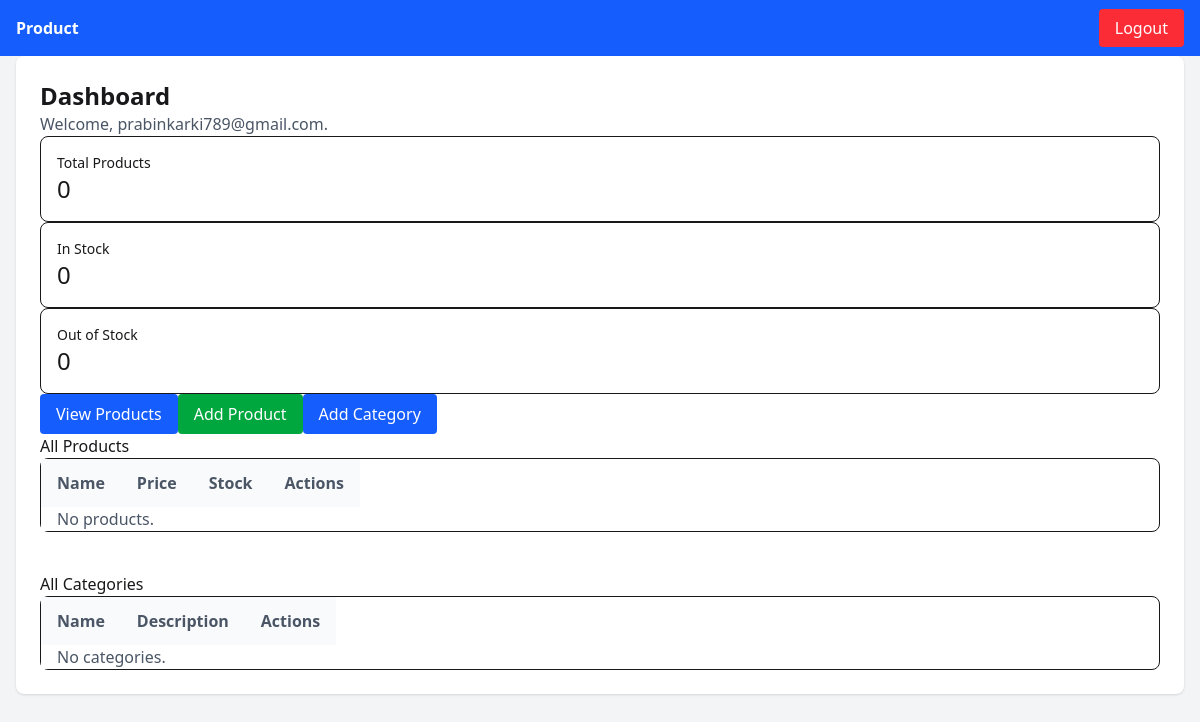
The app's page /dashboard/ (signed in), older data.
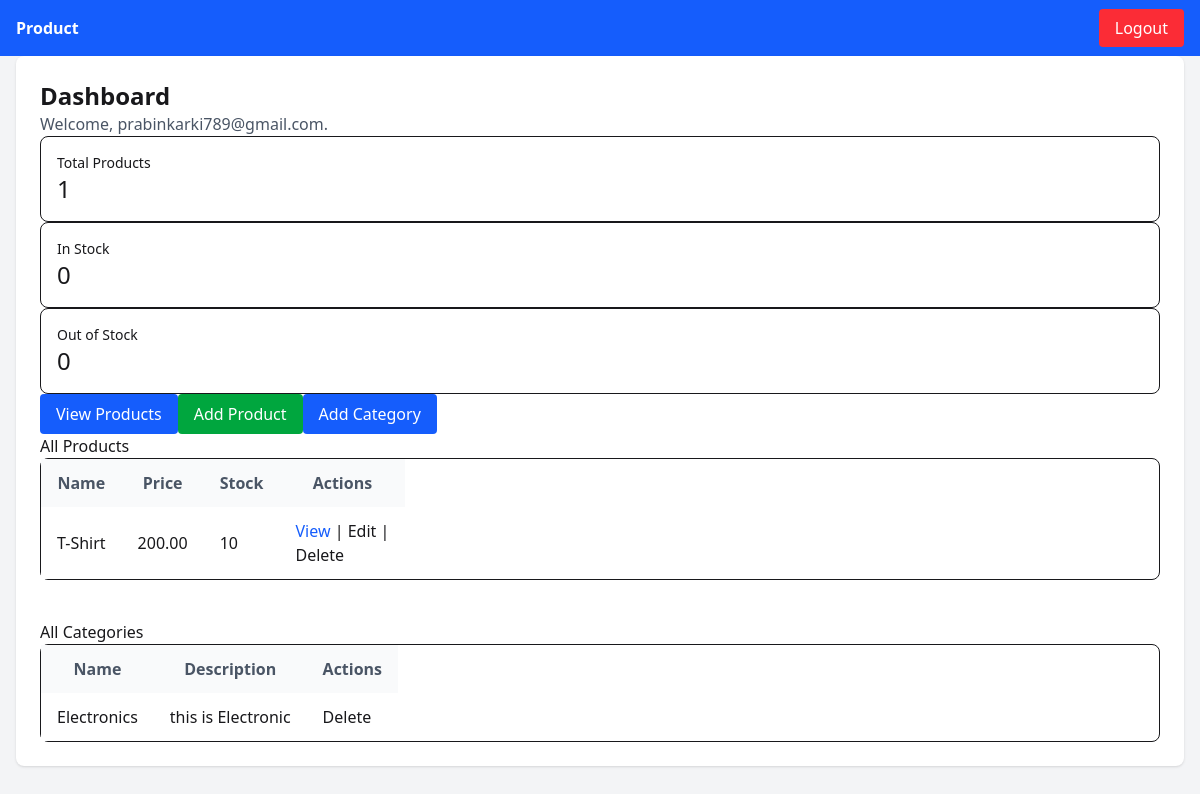
The same page, newer data.
### dashboard/models.py (models this page shows, shortened)
class Product(models.Model):
    STATUS_CHOICES = (
        ('in_stock', 'In Stock'),
        ('low_stock', 'Low Stock'),
        ('out_of_stock', 'Out of Stock'),
    )
    name = models.CharField(max_length=200)
    description = models.TextField(blank=True, null=True)
    price = models.DecimalField(
        max_digits=10,
        decimal_places=2,
        validators=[MinValueValidator(0)]
    )
    category = models.ForeignKey(
        Category,
        on_delete=models.SET_NULL,
        null=True,
        blank=True,
        related_name='products'
    )
    stock_quantity = models.IntegerField(
        default=0,
        validators=[MinValueValidator(0)]
    )
    status = models.CharField(
        max_length=20,
        choices=STATUS_CHOICES,
        default='in_stock'
    )
    image = models.ImageField(
        upload_to='products/',
        blank=True,
        null=True
    )
    rating = models.DecimalField(
        max_digits=3,
        decimal_places=1,
        default=0,
        validators=[MinValueValidator(0), MaxValueValidator(5)]
    )
    created_by = models.ForeignKey(
        User,
        on_delete=models.CASCADE,
        related_name='products'
    )
    created_at = models.DateTimeField(auto_now_add=True)
    updated_at = models.DateTimeField(auto_now=True)
    is_active = models.BooleanField(default=True)
    class Meta:
        ordering = ['-created_at']

class Category(models.Model):
    name = models.CharField(max_length=100, unique=True)
    description = models.TextField(blank=True, null=True)
    created_at = models.DateTimeField(auto_now_add=True)
    updated_at = models.DateTimeField(auto_now=True)
    class Meta:
        verbose_name_plural = "Categories"
        ordering = ['name']

### dashboard/views.py (the view)
# urls.py: path("", views.dashboard_index, name="index"),
@login_required
def dashboard_index(request):
    user = request.user
    products = Product.objects.filter(created_by=user)
    categories = Category.objects.all().order_by('name')
    stats = {
        'total_products': products.count(),
        'total_value': products.aggregate(total=Sum('price'))['total'] or 0,
        'in_stock': products.filter(status='in_stock').count(),
        'low_stock': products.filter(status='low_stock').count(),
        'out_of_stock': products.filter(status='out_of_stock').count(),
    }
    products_list = products.order_by('-created_at')
    context = {
        'stats': stats,
        'products': products_list,
        'categories': categories,
        'user': user,
    }
    return render(request, 'dashboard/dashboard.html', context)

### dashboard/templates/dashboard/dashboard.html (shortened to what this page needs)
{% extends "base.html" %}
{% block content %}
<div class="w-full bg-white p-6 rounded-lg shadow">
    <h1 class="text-2xl font-bold mb-2">Dashboard</h1>
    <p class="text-gray-600 mb-6">Welcome, {{ user.username }}.</p>
    <div class="grid grid-cols-1 md:grid-cols-3 gap-4">
        <div class="border rounded-lg p-4">
            <p class="text-sm text-gray-500">Total Products</p>
            <p class="text-2xl font-semibold">{{ stats.total_products }}</p>
        </div>
        <div class="border rounded-lg p-4">
            <p class="text-sm text-gray-500">In Stock</p>
            <p class="text-2xl font-semibold">{{ stats.in_stock }}</p>
        </div>
        <div class="border rounded-lg p-4">
            <p class="text-sm text-gray-500">Out of Stock</p>
            <p class="text-2xl font-semibold">{{ stats.out_of_stock }}</p>
        </div>
    </div>
    <div class="mt-6 flex gap-3">
        <a href="{% url 'dashboard:product_list' %}" class="px-4 py-2 bg-blue-600 text-white rounded hover:bg-blue-700">View Products</a>
        <a href="{% url 'dashboard:product_create' %}" class="px-4 py-2 bg-green-600 text-white rounded hover:bg-green-700">Add Product</a>
        <a href="{% url 'dashboard:category_create' %}" class="px-4 py-2 bg-blue-600 text-white rounded hover:bg-blue-700">Add Category</a>
    </div>
    <div class="mt-8">
        <h2 class="text-lg font-semibold mb-3">All Products</h2>
        <div class="overflow-x-auto border border-gray-200 rounded-lg">
            <table class="min-w-full divide-y divide-gray-200">
                <thead class="bg-gray-50">
                    <tr>
                        <th class="px-4 py-3 text-left text-xs font-semibold text-gray-600 uppercase tracking-wider">Name</th>
                        <th class="px-4 py-3 text-left text-xs font-semibold text-gray-600 uppercase tracking-wider">Price</th>
                        <th class="px-4 py-3 text-left text-xs font-semibold text-gray-600 uppercase tracking-wider">Stock</th>
                        <th class="px-4 py-3 text-left text-xs font-semibold text-gray-600 uppercase tracking-wider">Actions</th>
                    </tr>
                </thead>
                <tbody class="bg-white divide-y divide-gray-100">
                    {% for product in products %}
                        <tr class="hover:bg-gray-50">
                            <td class="px-4 py-3 font-medium text-gray-900">{{ product.name }}</td>
                            <td class="px-4 py-3 text-gray-700">{{ product.price }}</td>
                            <td class="px-4 py-3 text-gray-700">{{ product.stock_quantity }}</td>
                            <td class="px-4 py-3">
                                <a class="text-blue-600 hover:underline" href="{% url 'dashboard:product_detail' product.pk %}">View</a>
                                <span class="mx-2">|</span>
                                <a class="text-yellow-600 hover:underline" href="{% url 'dashboard:product_update' product.pk %}">Edit</a>
                                <span class="mx-2">|</span>
                                <form method="post" action="{% url 'dashboard:product_delete' product.pk %}" class="inline">
                                    <button type="submit" class="text-red-600 hover:underline" onclick="return confirm('Are you sure you want to delete this product?')">Delete</button>
                                </form>
                            </td>
                        </tr>
                    {% empty %}
                        <tr>
                            <td class="px-4 py-6 text-gray-600" colspan="4">No products.</td>
                        </tr>
                    {% endfor %}
                </tbody>
            </table>
        </div>
    </div>
    <div class="mt-10">
        <h2 class="text-lg font-semibold mb-3">All Categories</h2>
        <div class="overflow-x-auto border border-gray-200 rounded-lg">
            <table class="min-w-full divide-y divide-gray-200">
                <thead class="bg-gray-50">
                    <tr>
                        <th class="px-4 py-3 text-left text-xs font-semibold text-gray-600 uppercase tracking-wider">Name</th>
                        <th class="px-4 py-3 text-left text-xs font-semibold text-gray-600 uppercase tracking-wider">Description</th>
                        <th class="px-4 py-3 text-left text-xs font-semibold text-gray-600 uppercase tracking-wider">Actions</th>
                    </tr>
                </thead>
                <tbody class="bg-white divide-y divide-gray-100">
                    {% for category in categories %}
                        <tr class="hover:bg-gray-50">
                            <td class="px-4 py-3 font-medium text-gray-900">{{ category.name }}</td>
                            <td class="px-4 py-3 text-gray-700">{{ category.description|default:"" }}</td>
                            <td class="px-4 py-3">
                                <form method="post" action="{% url 'dashboard:category_delete' category.pk %}" class="inline">
                                    <button type="submit" class="text-red-600 hover:underline" onclick="return confirm('Delete this category?')">Delete</button>
                                </form>
                            </td>
                        </tr>
                    {% empty %}
                        <tr>
                            <td class="px-4 py-6 text-gray-600" colspan="3">No categories.</td>
                        </tr>
                    {% endfor %}
                </tbody>
            </table>
        </div>
    </div>
</div>
{% endblock %}

### theme/templates/base.html (shortened to what this page needs)
{% load static %}
<!DOCTYPE html>
<html lang="en">
<head>
    <link href="{% static 'css/dist/styles.css' %}" rel="stylesheet">
</head>
<body class="bg-gray-100 min-h-screen">
<nav class="bg-blue-600 p-4 text-white flex justify-between">
    <h1 class="font-bold">
        {% if user.is_authenticated %}
            <a href="{% url 'dashboard:index' %}" class="hover:underline">Product</a>
        {% else %}
            <a href="{% url 'login' %}" class="hover:underline">Product</a>
        {% endif %}
    </h1>
    <div>
        {% if user.is_authenticated %}
            <a href="{% url 'logout' %}" class="px-4 py-2 bg-red-500 rounded">Logout</a>
        {% else %}
            <a href="{% url 'login' %}" class="px-4 py-2 bg-green-500 rounded">Login</a>
            <a href="{% url 'register' %}" class="px-4 py-2 bg-yellow-500 rounded ml-2">Register</a>
        {% endif %}
    </div>
</nav>
<div class="w-full px-4 sm:px-6 lg:px-10 mt-6">
    {% block content %}{% endblock %}
</div>
</body>
</html>

Row changes from the older to the newer data that the page shows:
added Product: name "T-Shirt", price "200.00", stock_quantity "10"
added Category: name "Electronics", description "this is Electronic"
Text that changed along with them:
{{ stats.total_products }}: "0" → "1"
text no longer shown: "No products. No categories."
